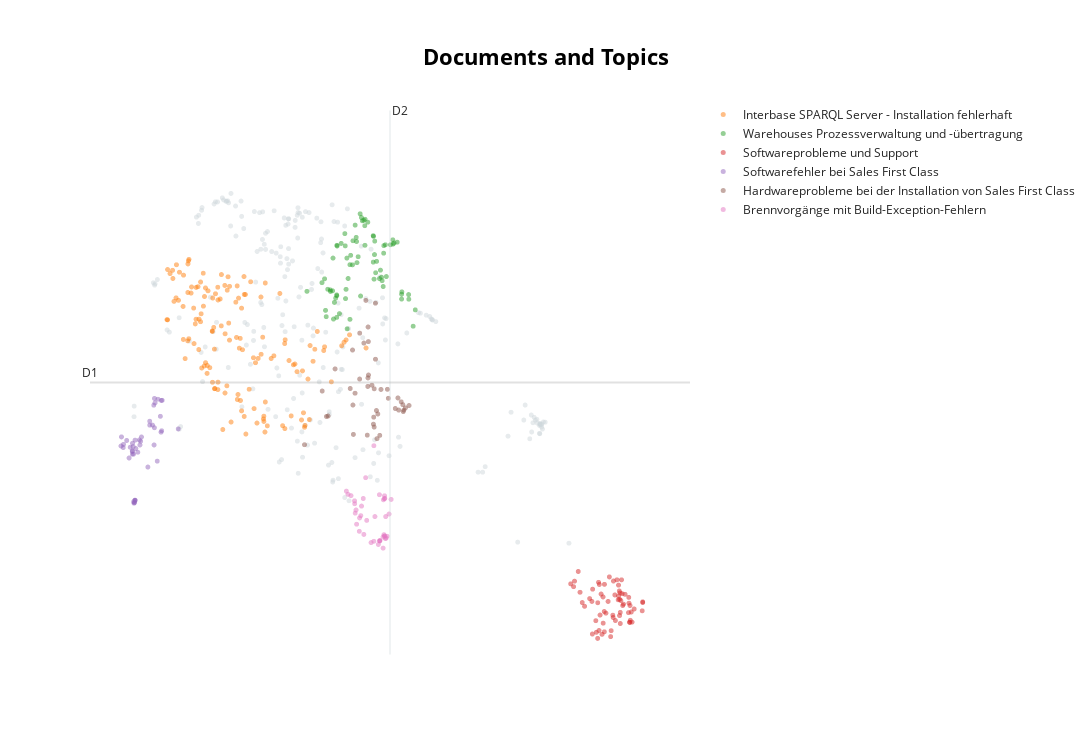

Notebook code cell kept with this figure:
### Code cell
topic_model.visualize_documents(ids, reduced_embeddings=reduced_embeddings, hide_annotations=True, hide_document_hover=False, custom_labels=True)

### Figure 1 — Plotly figure (JSON) as saved in the notebook; plotly's stock layout.template omitted (floating-point values rounded to 4 significant figures; data arrays with more than 128 entries replaced by an {"elided": "..."} marker saying what was removed)
{"data": [{"hoverinfo": "text", "hovertext": {"elided": "224 str values"}, "marker": {"color": "#CFD8DC", "opacity": 0.5, "size": 5}, "mode": "markers+text", "name": "other", "showlegend": false, "type": "scattergl", "x": {"elided": "224 float values"}, "y": {"elided": "224 float values"}}, {"hoverinfo": "text", "hovertext": {"elided": "137 str values"}, "marker": {"opacity": 0.5, "size": 5}, "mode": "markers+text", "name": "Interbase SPARQL Server - Installation fehlerhaft", "text": {"elided": "137 str values"}, "textfont": {"size": 12}, "type": "scattergl", "x": {"elided": "137 float values"}, "y": {"elided": "137 float values"}}, {"hoverinfo": "text", "hovertext": ["526", "105", "92", "429", "94", "412", "542", "312", "95", "474", "99", "91", "460", "461", "442", "414", "64", "33", "362", "546", "152", "28", "488", "588", "563", "537", "496", "457", "424", "378", "538", "373", "559", "350", "151", "382", "46", "462", "98", "385", "456", "23", "530", "8", "189", "100", "27", "477", "80", "376", "208", "411", "531", "413", "522", "101", "377", "272", "21", "515", "440", "428", "379", "349", "513", "435", "390", "85", "30", "174", "81", "22", "3", "17", "415"], "marker": {"opacity": 0.5, "size": 5}, "mode": "markers+text", "name": "Warehouses Prozessverwaltung und -übertragung", "text": ["", "", "", "", "", "", "", "", "", "", "", "", "", "", "", "", "", "", "", "", "", "", "", "", "", "", "", "", "", "", "", "", "", "", "", "", "", "", "", "", "", "", "", "", "", "", "", "", "", "", "", "", "", "", "", "", "", "", "", "", "", "", "", "", "", "", "", "", "", "", "", "", "", "", ""], "textfont": {"size": 12}, "type": "scattergl", "x": [0.4019, 0.3262, 0.4932, 0.8569, 0.5866, 0.3626, 1.248, 1.279, 0.1983, 0.1725, 0.5279, 0.7572, 0.6661, 1.079, 0.07881, 0.8431, 0.2992, 0.6877, 0.04192, 0.8111, -0.03032, 0.5063, 0.4456, 0.0723, 0.3707, 1.08, 0.9512, 1.083, 0.2811, 0.4222, 1.185, 0.3366, 0.2693, 0.2854, 0.08582, -0.08214, -0.04396, 1.182, 0.5425, -0.0201, 0.9554, 0.8208, 0.9687, 0.1356, 0.6697, 0.5462, 0.7146, 0.4171, 0.132, 0.2575, 0.1388, 0.7951, 1.016, 0.8177, 0.09933, 0.2513, 0.1344, -0.3013, 0.701, 0.326, 0.4281, 0.7865, 0.1173, 0.0398, 0.1332, 0.00192, 0.4815, 0.6843, 0.7709, 0.2615, 0.6777, 0.665, 0.5449, 0.9174, 0.4747], "y": [7.923, 7.322, 8.04, 7.141, 7.967, 7.319, 6.387, 6.635, 7.645, 6.578, 7.996, 7.11, 7.361, 6.799, 7.422, 7.624, 7.112, 7.68, 6.915, 6.99, 6.628, 7.989, 7.443, 6.924, 7.686, 6.874, 7.7, 6.909, 7.422, 7.674, 6.797, 7.464, 6.947, 6.347, 6.495, 7.048, 7.107, 6.867, 7.914, 6.531, 7.636, 7.612, 7.651, 7.617, 7.753, 8.013, 7.372, 7.737, 6.862, 7.608, 7.606, 7.079, 7.664, 7.497, 6.748, 7.794, 6.85, 6.917, 7.199, 6.491, 7.353, 7.132, 6.813, 6.938, 6.521, 6.948, 6.845, 7.475, 7.239, 6.806, 7.102, 7.762, 7.616, 7.624, 8.095]}, {"hoverinfo": "text", "hovertext": ["386", "365", "421", "500", "127", "395", "130", "128", "125", "371", "240", "148", "418", "224", "110", "519", "336", "107", "227", "426", "419", "380", "226", "566", "341", "364", "111", "545", "354", "177", "356", "372", "229", "387", "361", "75", "231", "369", "548", "126", "57", "417", "77", "422", "256", "393", "550", "225", "1", "359", "357", "558", "230", "503", "340", "540", "569", "551", "223", "539", "562", "366", "420", "15", "2"], "marker": {"opacity": 0.5, "size": 5}, "mode": "markers+text", "name": "Softwareprobleme und Support", "text": ["", "", "", "", "", "", "", "", "", "", "", "", "", "", "", "", "", "", "", "", "", "", "", "", "", "", "", "", "", "", "", "", "", "", "", "", "", "", "", "", "", "", "", "", "", "", "", "", "", "", "", "", "", "", "", "", "", "", "", "", "", "", "", "", ""], "textfont": {"size": 12}, "type": "scattergl", "x": [4.278, 4.597, 4.473, 4.305, 4.416, 4.245, 4.431, 3.589, 4.412, 4.317, 4.061, 3.975, 4.111, 3.96, 3.657, 4.171, 4.27, 4.021, 3.921, 4.442, 4.222, 4.191, 4.13, 3.867, 4.34, 3.716, 3.856, 4.039, 3.603, 4.297, 3.823, 4.161, 4.004, 4.092, 3.75, 4.391, 4.038, 4.397, 3.965, 4.24, 4.256, 4.26, 3.942, 4.598, 3.863, 4.26, 3.954, 3.913, 4.591, 3.683, 3.547, 4.394, 4.036, 4.137, 4.411, 3.991, 4.245, 4.267, 3.94, 4.019, 4.289, 4.27, 4.199, 4.404, 4.166], "y": [2.217, 2.197, 2.089, 2.142, 1.917, 2.286, 2.043, 2.428, 2.142, 2.163, 2.026, 1.997, 2.577, 1.762, 2.659, 2.514, 2.037, 1.873, 1.734, 1.89, 2.533, 2.303, 1.669, 2.39, 2.312, 2.187, 2.204, 2.464, 2.512, 2.322, 2.247, 1.995, 1.703, 2.204, 2.13, 2.034, 1.742, 2.177, 2.461, 2.229, 2.362, 1.989, 2.184, 2.187, 1.708, 2.236, 2.494, 1.911, 2.061, 2.343, 2.471, 2.266, 2.05, 1.759, 1.884, 2.316, 2.452, 2.334, 1.642, 2.272, 2.532, 1.868, 1.914, 1.889, 1.959]}, {"hoverinfo": "text", "hovertext": ["397", "89", "71", "153", "253", "297", "602", "292", "294", "613", "606", "610", "242", "246", "466", "239", "320", "597", "300", "70", "66", "74", "245", "106", "315", "298", "609", "302", "277", "293", "250", "65", "618", "249", "451", "82", "317", "571", "67", "123", "37", "45", "295", "244"], "marker": {"opacity": 0.5, "size": 5}, "mode": "markers+text", "name": "Softwarefehler bei Sales First Class", "text": ["", "", "", "", "", "", "", "", "", "", "", "", "", "", "", "", "", "", "", "", "", "", "", "", "", "", "", "", "", "", "", "", "", "", "", "", "", "", "", "", "", "", "", ""], "textfont": {"size": 12}, "type": "scattergl", "x": [-2.486, -2.532, -2.596, -2.622, -3.008, -2.747, -2.426, -2.797, -2.88, -2.728, -2.526, -2.596, -2.819, -2.769, -2.179, -2.816, -2.982, -2.811, -2.978, -2.527, -2.43, -2.809, -2.518, -2.813, -3.015, -2.475, -2.44, -2.847, -2.932, -2.716, -2.738, -2.838, -2.807, -2.414, -2.833, -2.849, -2.421, -2.825, -2.536, -2.555, -2.83, -2.896, -2.851, -2.846], "y": [4.336, 4.582, 4.884, 4.246, 4.704, 4.657, 5.258, 4.527, 4.547, 4.639, 5.289, 4.943, 3.704, 4.471, 4.826, 3.714, 4.543, 3.743, 4.591, 4.843, 4.777, 4.655, 5.221, 3.741, 4.566, 5.277, 5.017, 4.484, 4.65, 4.703, 4.582, 4.557, 3.741, 5.26, 4.442, 4.443, 4.798, 3.697, 5.186, 4.884, 3.719, 4.384, 4.49, 4.607]}, {"hoverinfo": "text", "hovertext": ["183", "374", "370", "536", "184", "187", "316", "337", "532", "514", "368", "524", "523", "351", "383", "577", "533", "25", "402", "334", "26", "352", "333", "18", "578", "20", "574", "520", "339", "273", "517", "139", "506", "521", "347", "260", "518", "335", "24", "180", "181", "344", "345"], "marker": {"opacity": 0.5, "size": 5}, "mode": "markers+text", "name": "Hardwareprobleme bei der Installation von Sales First Class", "text": ["", "", "", "", "", "", "", "", "", "", "", "", "", "", "", "", "", "", "", "", "", "", "", "", "", "", "", "", "", "", "", "", "", "", "", "", "", "", "", "", "", "", ""], "textfont": {"size": 12}, "type": "scattergl", "x": [0.5291, 0.586, 0.6729, 1.135, 0.6683, 0.6977, 0.6465, 0.7124, 1.188, 0.3298, 0.3691, 0.8858, 1.038, 0.5949, 1.074, 0.3764, -0.3365, 0.6794, 1.104, 0.5968, -0.01704, 0.9874, 0.6801, 0.3636, 0.7611, 0.006914, 0.4005, 1.026, 0.7787, 1.112, 0.1094, 0.7206, 0.591, 1.098, 0.7325, 0.5889, -0.07873, 0.5787, 0.5586, 0.4674, 0.4686, 0.8727, 0.6983], "y": [6.13, 5.471, 5.004, 5.145, 4.897, 6.736, 5.49, 5.105, 5.181, 5.44, 5.189, 5.291, 5.112, 6.153, 5.237, 4.742, 4.586, 4.853, 5.089, 5.645, 5.014, 5.136, 5.435, 6.025, 4.728, 5.021, 5.368, 5.296, 5.426, 5.112, 5.738, 4.678, 6.375, 5.194, 5.053, 5.601, 5.401, 4.731, 6.779, 5.583, 6.281, 5.428, 5.885]}, {"hoverinfo": "text", "hovertext": ["51", "328", "406", "590", "39", "41", "56", "68", "394", "50", "69", "43", "42", "49", "47", "35", "534", "58", "568", "455", "36", "55", "620", "54", "44", "560", "389", "164", "48", "330", "59", "565", "38", "570", "237", "543", "120", "554", "564", "535"], "marker": {"opacity": 0.5, "size": 5}, "mode": "markers+text", "name": "Brennvorgänge mit Build-Exception-Fehlern", "text": ["", "", "", "", "", "", "", "", "", "", "", "", "", "", "", "", "", "", "", "", "", "", "", "", "", "", "", "", "", "", "", "", "", "", "", "", "", "", "", ""], "textfont": {"size": 12}, "type": "scattergl", "x": [0.8095, 0.2977, 0.9267, 0.5551, 0.4948, 0.403, 0.8473, 0.8141, 0.6752, 0.8281, 0.8304, 0.4146, 0.8349, 0.7631, 0.8426, 0.4846, 0.3934, 0.4627, 0.6343, 0.4667, 0.3407, 0.7613, 0.6903, 0.8224, 0.5288, 0.7408, 0.5709, 0.7559, 0.8682, 0.2738, 0.7575, 0.8963, 0.5205, 0.8099, 0.8288, 0.395, 0.8345, 0.4234, 0.8546, 0.6746], "y": [3.184, 3.831, 3.754, 4.085, 3.653, 3.546, 3.493, 3.748, 4.571, 3.196, 3.81, 3.593, 3.197, 3.129, 3.159, 3.507, 3.733, 3.269, 3.098, 3.473, 3.812, 3.121, 3.494, 3.219, 3.223, 3.07, 3.436, 3.826, 3.194, 3.88, 3.126, 3.532, 3.768, 3.014, 3.766, 3.689, 3.769, 3.377, 3.167, 3.118]}], "layout": {"annotations": [{"showarrow": false, "text": "D1", "x": -3.467, "y": 5.531, "yshift": 10}, {"showarrow": false, "text": "D2", "x": 0.9104, "xshift": 10, "y": 9.665}], "height": 750, "shapes": [{"line": {"color": "#CFD8DC", "width": 2}, "type": "line", "x0": 0.9104, "x1": 0.9104, "y0": 1.396, "y1": 9.665}, {"line": {"color": "#9E9E9E", "width": 2}, "type": "line", "x0": -3.467, "x1": 5.288, "y0": 5.531, "y1": 5.531}], "title": {"font": {"color": "Black", "size": 22}, "text": "<b>Documents and Topics</b>", "x": 0.5, "xanchor": "center", "yanchor": "top"}, "width": 1200, "xaxis": {"visible": false}, "yaxis": {"visible": false}}}
